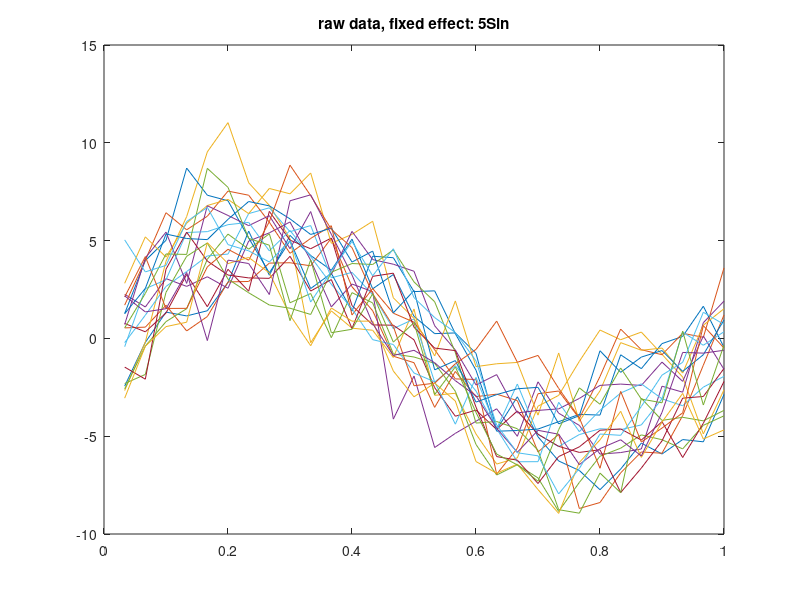

MATLAB code for this plot: (Note: this script raises an error after producing the figure.)
%% Test for DSS2Step and DSSFull using MATLAB's built-in algorithm 
%  Adding the following folders to the path:
%   -FTSC

%% Clear
clear;
clc;
rng(1)                                       % control the randomness

%% Simulation: raw data for functional mixed effect model

n = 20;                                       % number of subjects
m = 30;                                       % number of observations
t = (1:m)/m;
p = 1;                                        % # of fixed effects
q = 1;                                        % # of random effects
sigma_e = 1;                                  % variance of white noise

d = 2*(p+n*q);                                % dimension of states

realFixedEffect = 5*sin(2*pi*t);              % p-by-m
realRandomEffect = randn(n,4)*[cos(2*pi*t);cos(4*pi*t);...
                               cos(6*pi*t);ones(1,m)];
                 
realY = repmat(realFixedEffect, [n,1]) + realRandomEffect;

Y = realY+ sqrt(sigma_e)*randn(n,m);

figure;
plot(t, Y');
title('raw data, fixed effect: 5Sin');

%% Model setting

fixedArray = ones(1,p);
randomArray = ones(1,q);

% Start point
logpara0 = [0;                                    % log of e  
         -10;-10;                                 % logs of lambdaF, lambdaR
         1*ones(2*q,1)];                          % log of randomDiag

diffusePrior = 1e7;

%% Training with n-1 subject: get parameters
tic;
[logparahat_built_in, fval_built_in] = fmeTraining(@BuiltIn, Y(1:end-1,:), fixedArray, randomArray, t, logpara0, diffusePrior);
opti_built_in = toc;

fprintf('MLE for built-in function takes %d seconds.\n', opti_built_in);
fprintf('The built-in estimated variance of measurement error is %d .\n', exp(logparahat_built_in(1)));
fprintf('The built-in estimated lambda_b is %d .\n', exp(logparahat_built_in(2)));
fprintf('The built-in estimated lambda_a is %d .\n', exp(logparahat_built_in(3)));
fprintf('The built-in estimated sigma^2_1 is %d .\n', exp(logparahat_built_in(4)));
fprintf('The built-in estimated sigma^2_2 is %d .\n', exp(logparahat_built_in(5)));

%% log conditional probability with n-1 subjects

SSMm1_built_in = fme2ss(n-1, fixedArray, randomArray, t, logparahat_built_in, diffusePrior);

[logLm1_built_in, Outputm1_built_in] = BuiltInSmoother(SSMm1_built_in, Y(1:end-1,:));

fprintf('The built-in log-likelihood for n-1 subjects is %d .\n', logLm1_built_in);

%% log conditional probability with n subjects

SSMTotal_built_in = fme2ss(n, fixedArray, randomArray, t, logparahat_built_in, diffusePrior);

[logLTotal_built_in, OutputTotal_built_in] = BuiltInSmoother(SSMTotal_built_in, Y);

fprintf('The built-in log-likelihood for n subjects is %d .\n', logLTotal_built_in);

%% Built-In: log conditional probability for the last subject
logLlastSubj_built_in =  logLTotal_built_in - logLm1_built_in;
fprintf('The built-in log-likelihood for the last subjects is %d .\n', logLlastSubj_built_in);


%% DSS2Step: log conditional probability for the last subject
SSMTotal_dss2step = fme2ss(n, fixedArray, randomArray, t, logparahat_built_in, diffusePrior);
logLlastSubj_dss2step = fmeCondProb(@DSS2Step, Y(1:end-1,:), Y(end,:), SSMTotal_dss2step, p, q);
fprintf('The DSS2Step log-likelihood for the last subjects is %d .\n', logLlastSubj_dss2step);

%% DSSFull: log conditional probability for the last subject
SSMTotal_dssfull = fme2ss(n, fixedArray, randomArray, t, logparahat_built_in, diffusePrior);
logLlastSubj_dssfull = fmeCondProb(@DSSFull, Y(1:end-1,:), Y(end,:), SSMTotal_dss2step, p, q);
fprintf('The DSSFull log-likelihood for the last subjects is %d .\n', logLlastSubj_dssfull);
